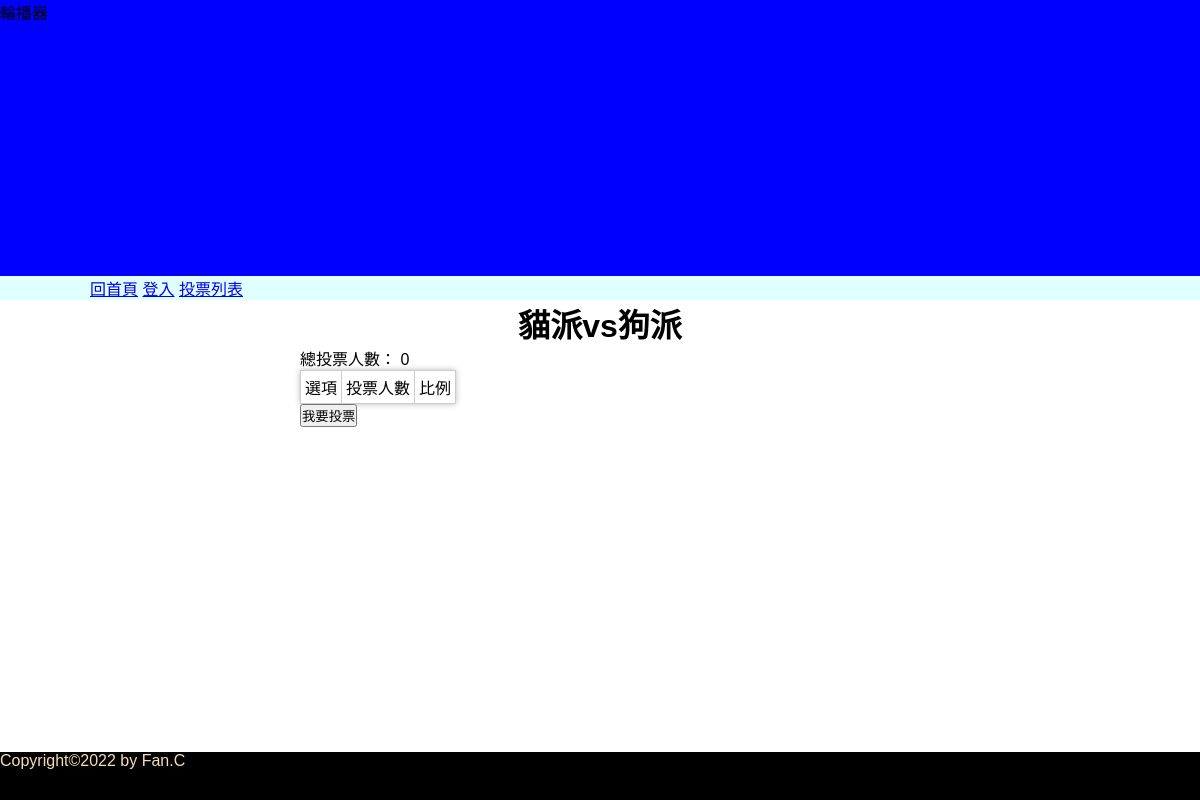
The app's page /?do=vote_result&id=2, older data.
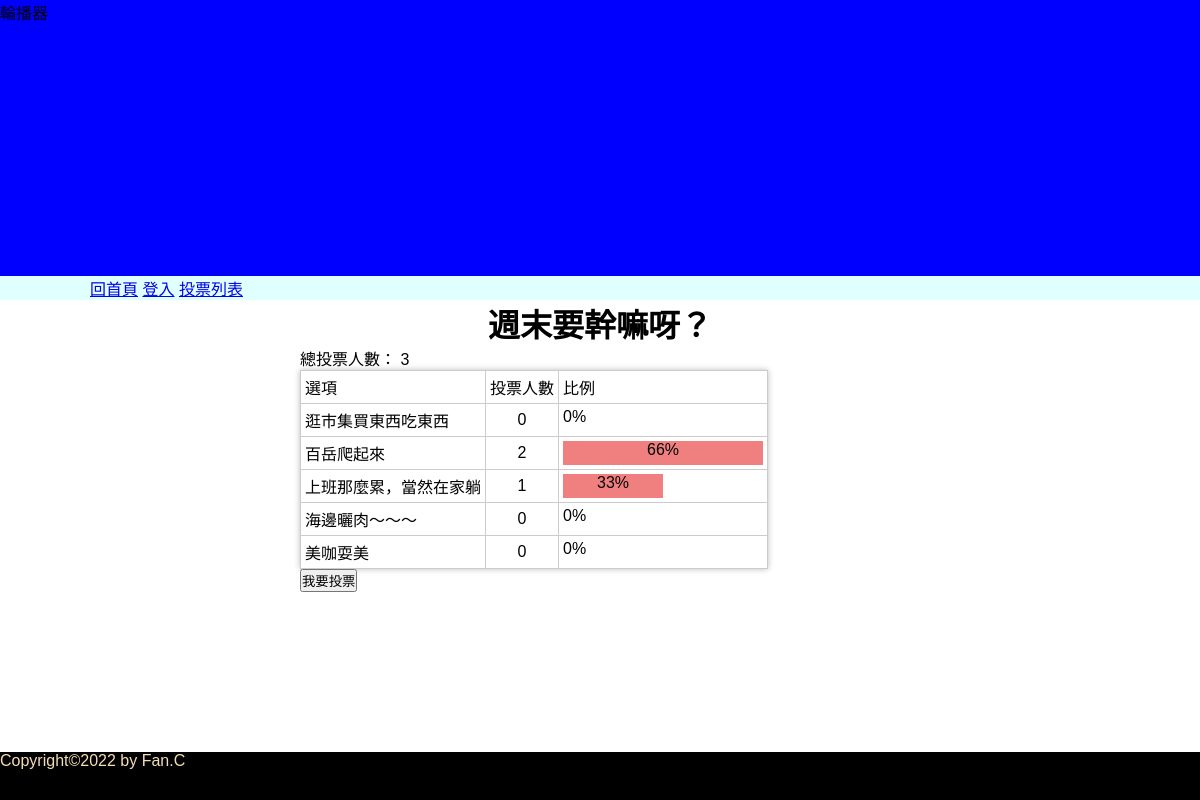
The same page, newer data.
### tables this page shows
CREATE TABLE `subjects` (
  `id` int(11) UNSIGNED NOT NULL COMMENT '序號',
  `subject` varchar(128) NOT NULL COMMENT '主題描述',
  `type_id` int(11) UNSIGNED NOT NULL,
  `multiple` tinyint(1) NOT NULL DEFAULT 0 COMMENT '單/複選',
  `multi_limit` tinyint(2) NOT NULL DEFAULT 1 COMMENT '單/複選項目數',
  `start` date NOT NULL,
  `end` date NOT NULL,
  `total` int(11) UNSIGNED NOT NULL DEFAULT 0
);

CREATE TABLE `options` (
  `id` int(11) UNSIGNED NOT NULL COMMENT '序號',
  `option` varchar(128) NOT NULL COMMENT '選項描述',
  `subject_id` int(11) UNSIGNED NOT NULL,
  `total` int(11) UNSIGNED NOT NULL DEFAULT 0
);

### api/base.php (called while the page is built, shortened)
<?php
function pdo()
{
    $dsn = "mysql:host=localhost;charset=utf8;dbname=vote";
    return new PDO($dsn, 'root', '');
}
function all($table, ...$arg)
{
    $pdo = pdo();
    $sql = "SELECT * FROM $table ";
    switch (count($arg)) {
        case 1:
            if (is_array($arg[0]) && !empty($arg[0])) {
                foreach ($arg[0] as $key => $value) {
                    $tmp[] = "`$key`='$value'";
                }
                $sql .= " WHERE " . implode(" AND ", $tmp);
            } else if (empty($arg[0])) {
            } else {
                $sql .= $arg[0];
            }
            break;
    }
    return $pdo->query($sql)->fetchAll(PDO::FETCH_ASSOC);
}
function find($table, $arg)
{
    $pdo = pdo();
    $sql = "SELECT * FROM $table WHERE ";
    if (is_array($arg)) {
        foreach ($arg as $key => $value) {
            $tmp[] = "`$key`='$value'";
        }
        $sql .= implode(" AND ", $tmp);
    } else {
        $sql .= " `id`='$arg'";
    }
    return $pdo->query($sql)->fetch(PDO::FETCH_ASSOC);
}

### front/vote_result.php (the view)
<?php
$subject = find("subjects", $_GET['id']);
$opts = all("options", ['subject_id' => $_GET['id']]);
?>
<h1 class="text-center"><?= $subject['subject']; ?></h1>
<div style="width:600px;margin:auto">
    <div>總投票人數： <?= $subject['total']; ?></div>
    <table class="result-table">
        <tr>
            <td>選項</td>
            <td>投票人數</td>
            <td>比例</td>
        </tr>
        <?php
        foreach ($opts as $opt) {
            $total = ($subject['total'] == 0) ? 1 : $subject['total'];
            $rate=$opt['total']/$total;
        ?>
            <tr>
                <td><?= $opt['option']; ?></td>
                <td class="text-center"><?= $opt['total']; ?></td>
                <td>
                <div class="text-center" style="height:24px;background:lightcoral;width:<?= 300 * $rate; ?>px">
                        <?= floor(($rate * 100)) . "%"; ?></div>
                </td>
            </tr>
        <?php
        }
        ?>
    </table>
    <button onclick="location.href='?do=vote&id=<?= $_GET['id']; ?>'">我要投票</button>
</div>

### index.php (shortened to what this page needs)
<?php
include_once "./api/base.php";
?>
<!DOCTYPE html>
<html lang="en">
<head>
    <link rel="stylesheet" href="./css/basic.css">
    <link rel="stylesheet" href="./css//index.css">
</head>
<body>
    <div id="header">
        <?php
        include "./layout/header.php";
        include "./layout/front_nav.php";
        ?>
    </div>
    <div id="container">
        <?php
        if (isset($_GET['do'])) {
            $file = './front/' . $_GET['do'] . ".php";
        }
        if (isset($file) && file_exists($file)) {
            include $file;
        } else {
            include "./front/vote_list.php";
        }
        ?>
    </div>
    <div>
        <?php
        include "./layout/footer.php";
        ?>
    </div>
</body>
</html>

### layout/header.php
<div class="slider">輪播器</div>

### layout/front_nav.php
<nav>
<a href="index.php">回首頁</a>
<a href="../vote/login/login.php">登入</a>
<a href="index.php">投票列表</a>
</nav>

### layout/footer.php
<footer>
    <div class="right">Copyright©2022 by Fan.C</div>
</footer>

### css/basic.css (style rules this page uses)
* { margin: 0; padding: 0; list-style-type: none; box-sizing: border-box; font-family: Arial, Helvetica, sans-serif; }
#header { width: 100%; height: 300px; position: relative; }
#header .slider { height: 100%; background: blue; }
#header nav { width: 100%; min-width: 1000px; margin: auto; background: lightcyan; position:absolute; bottom: 0; padding: 0 7.5%; }
#container { width: 85%; min-width: 1000px; margin: auto; }
footer { width: 100%; height: 3rem; background: black; color: wheat; }
.text-center { text-align: center; }

### css/index.css (style rules this page uses)
#container { min-height: calc(100vh - 300px - 3rem); }
.result-table { border-collapse: collapse; box-shadow: 0 0 6px #bbb; }
.result-table td { padding: 0.25rem; border: 1px solid #ccc; }

Row changes from the older to the newer data that the page shows:
changed subjects: subject "貓派vs狗派" → "週末要幹嘛呀？"; total "0" → "3"
added options: option "逛市集買東西吃東西", total "0", floor(($rate*100)) "0"
added options: option "百岳爬起來", total "2", floor(($rate*100)) "66"
added options: option "上班那麼累，當然在家躺", total "1", floor(($rate*100)) "33"
added options: option "海邊曬肉～～～", total "0", floor(($rate*100)) "0"
added options: option "美咖耍美", total "0", floor(($rate*100)) "0"
